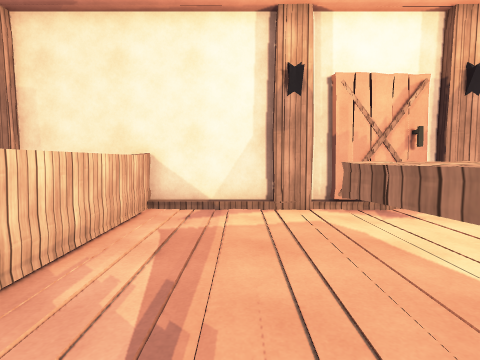
[1] (above)

20 first-person views from a walk through a Unity game level. The camera is 1.3 m above the floor, tilts 4° down and sees 80° across. The floor is counted in squares, 1 m on a side. Each view is taken from the middle of a square. On the plan, view 1 faces up. The plan holds only what a view shows up to about 13 squares ahead; the rest is blank. The place goes on beyond the plan. The player is left out. Some animated figures are left out. Surface patterns are stand-ins for the level's own textures.

[2]
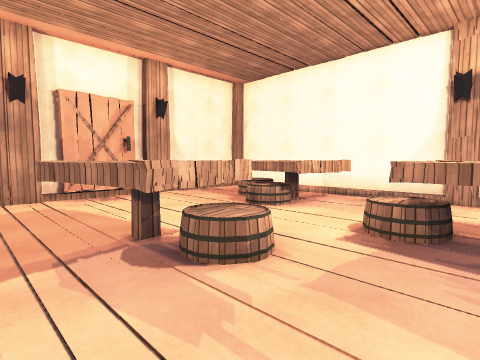

[3]
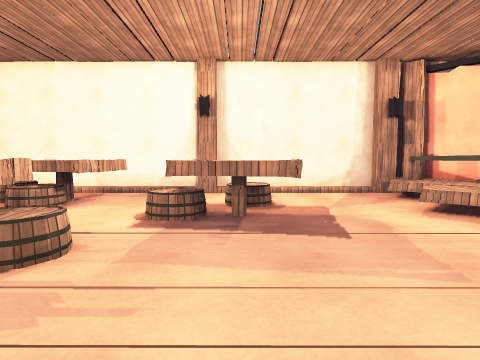

[4]
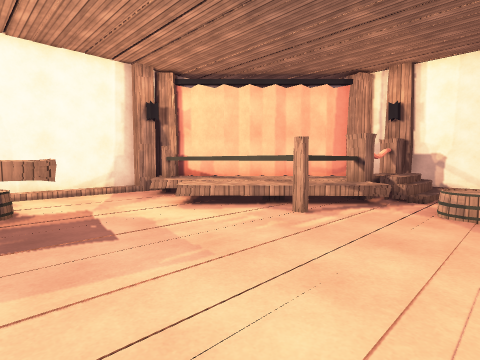

[5]
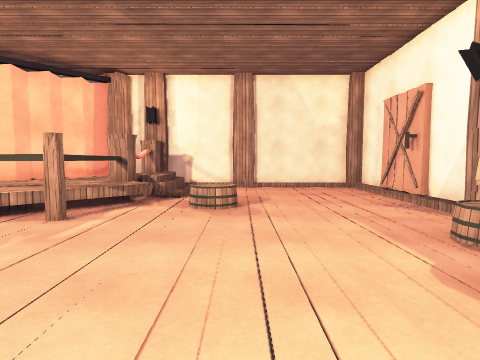

[6]
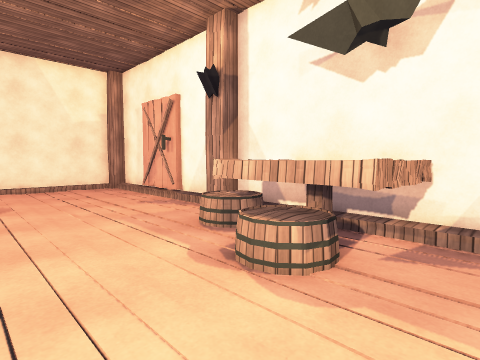

[7]
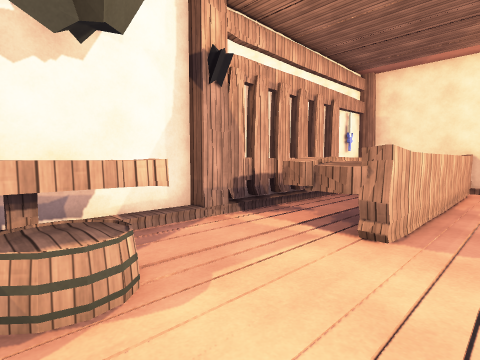

[8]
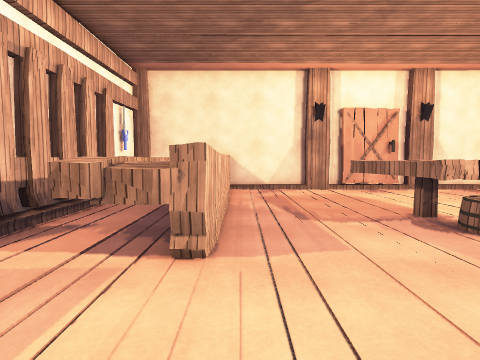

[9]
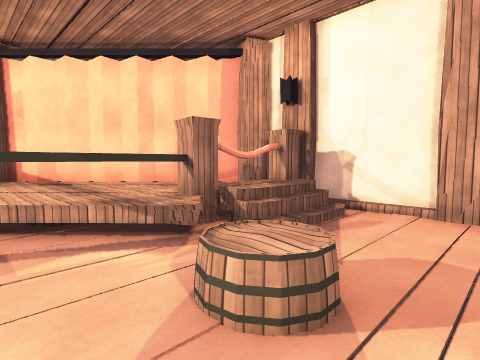

[10]
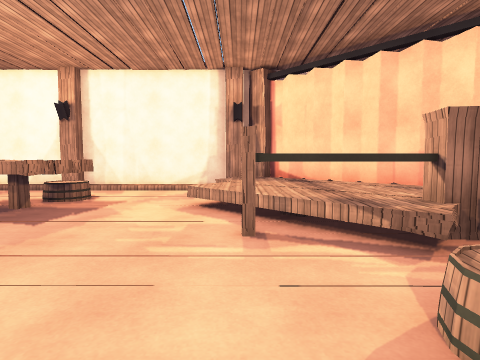

[11]
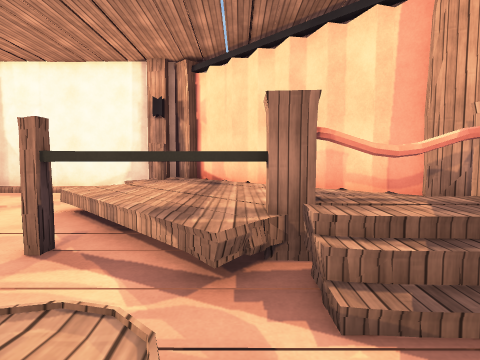

[12]
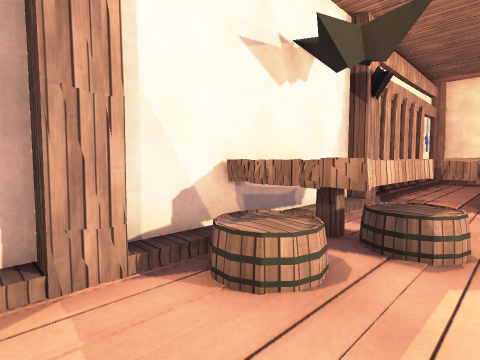

[13]
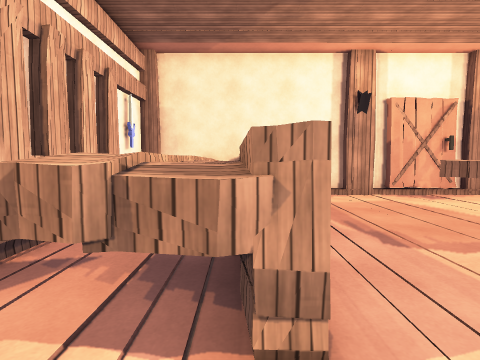

[14]
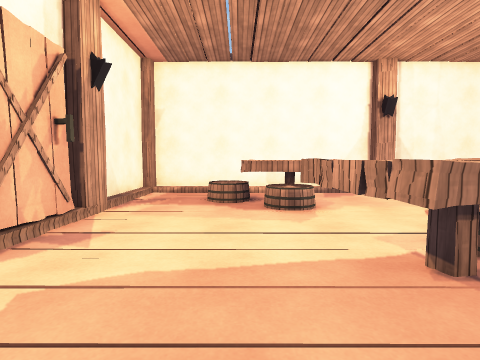

[15]
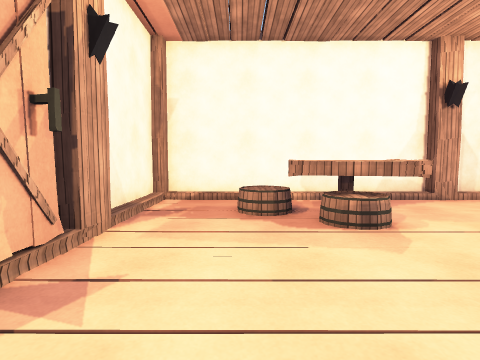

[16]
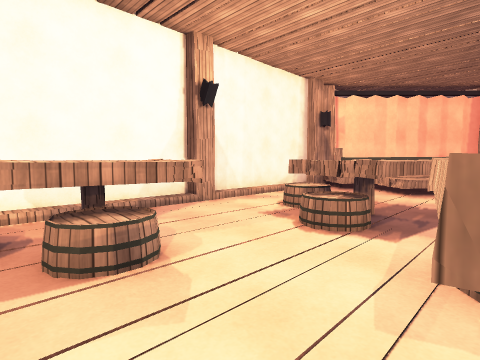

[17]
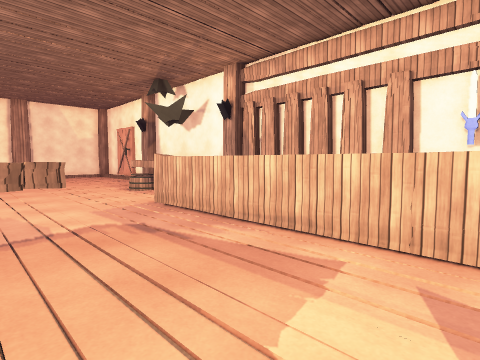

[18]
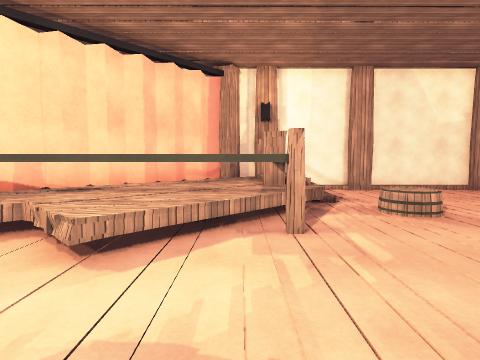

[19]
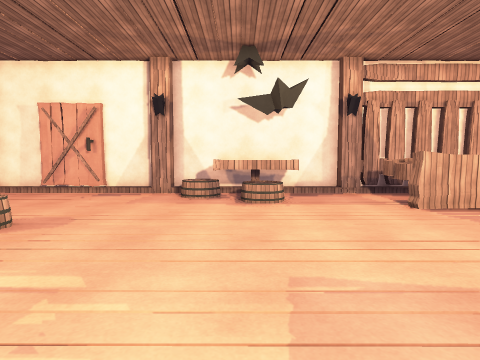

[20]
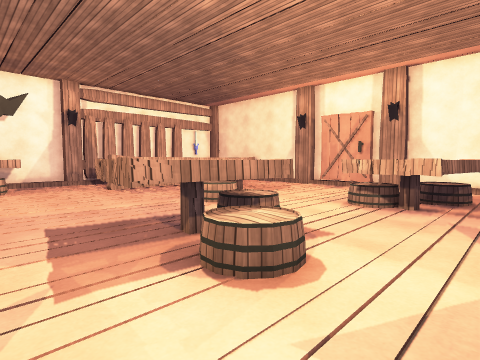

### Floor plan
Key: @ floor where view 1 was taken; # wall or solid block; x gap in a wall; . floor; / step, stairs or slope; = window, fence, low wall or low ledge; ^ raised ledge; T table; C chair; G gate; S sword; O other object.
Columns run from 7 left of view 1 to 11 right of it. Each row starts with its distance up from view 1.
  8 ###^^###O####O##
  7 #   ^......##O  ##
  6 #S. ^............#
  5 #.. ^..........CC#
  4 ##.^ #........TCC#
  3 ##.^ #..TTT..CCTT#
  2 ##.^^#..TTT...CTT#
  1 ##.^^#..TTT...TTT##
  0 ##.^^..@.CCT.....##
 -1 ##=^^.......CC...OO
 -2 OO..........TCT..OO
 -3 #...........TTCC.##
 -4 #TTT........TTCC..#
 -5 #TTC..............#
 -6 #TTC..............#
 -7 #CC...............#
 -8 #CC..........^=.=.O
 -9 OO........##.####xO
-10 #.........O^^^^^^^O
-11 #.....CC..O^^^^^O#
-12 ##.....C.^O^^^^O#
-13 ##......//G^^^O#
-14 #......./ G^^OO
-15 #......./ G^OO
-16 OO....O..OG#O
-17 OO###OO##O#OO

Where each view was taken, in squares from view 1:
view 1: 0 up, 0 right, facing up
view 2: 3 down, 0 right, facing up-right
view 3: 3 down, 1 left, facing right
view 4: 3 down, 1 left, facing down-right
view 5: 3 down, 1 left, facing down
view 6: 3 down, 1 left, facing down-left
view 7: 6 down, 1 left, facing up-left
view 8: 5 down, 2 left, facing up
view 9: 9 down, 2 left, facing down-right
view 10: 9 down, 2 left, facing right
view 11: 12 down, 1 left, facing right
view 12: 10 down, 3 left, facing up-left
view 13: 3 down, 3 left, facing up
view 14: 4 up, 1 left, facing right
view 15: 5 up, 1 right, facing right
view 16: 4 up, 3 right, facing down-right
view 17: 7 up, 2 right, facing down-left
view 18: 4 down, 4 right, facing down
view 19: 6 down, 5 right, facing left
view 20: 6 down, 10 right, facing up-left
